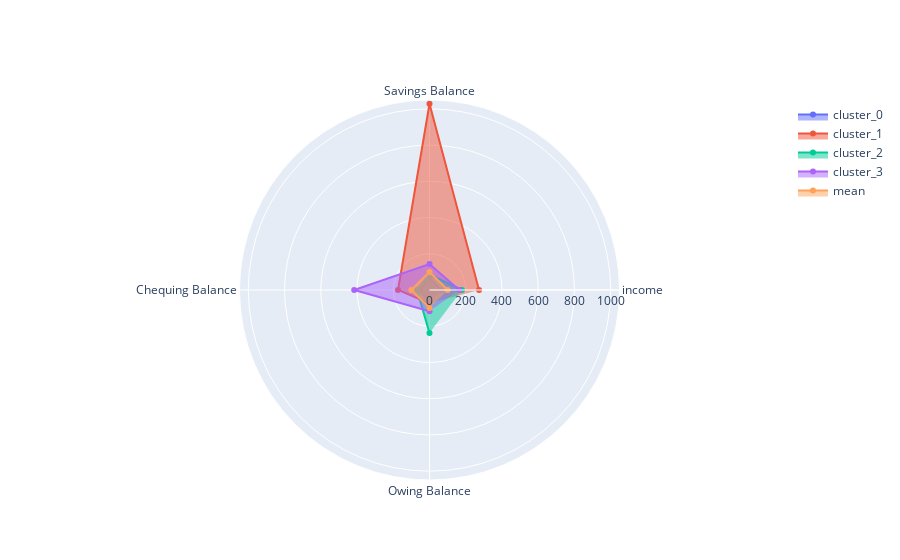

Source (notebook cell):
### Code cell
import plotly.graph_objects as go

scaled_df['cluster'] = KMeans(n_clusters=4, n_init=10).fit_predict(scaled_df)

scaled_df['cluster'].value_counts()

df_radar = scaled_df.groupby('cluster').mean().divide(scaled_df.drop('cluster',axis=1).mean())*100

def plot_radar_chart(df):
    data = []
    for i in range(0,len(df)):
        data.append(go.Scatterpolar(r = df.iloc[i].values,
                                    theta = df.iloc[i].index,
                                    name = f'cluster_{df.index[i]}',
                                    fill = 'toself'))
    # mean line
    data.append(go.Scatterpolar(r = [100]* df.shape[1],
                                theta= df.columns,
                                name = 'mean',
                                fill = 'toself'))
    layout = go.Layout(polar = dict(radialaxis = dict(visible = True)),
                       showlegend = True)
    fig = go.Figure(data = data, layout = layout)
    fig.show()
plot_radar_chart(df_radar)

### Figure 1 — Plotly figure (JSON) as saved in the notebook; plotly's stock layout.template omitted (floating-point values rounded to 4 significant figures)
{"data": [{"fill": "toself", "name": "cluster_0", "r": [65.72, 64.86, 54.74, 66.17], "theta": ["income", "Savings Balance", "Chequing Balance", "Owing Balance"], "type": "scatterpolar"}, {"fill": "toself", "name": "cluster_1", "r": [273.4, 1028.0, 173.8, 73.46], "theta": ["income", "Savings Balance", "Chequing Balance", "Owing Balance"], "type": "scatterpolar"}, {"fill": "toself", "name": "cluster_2", "r": [178.7, 86.56, 69.12, 237.8], "theta": ["income", "Savings Balance", "Chequing Balance", "Owing Balance"], "type": "scatterpolar"}, {"fill": "toself", "name": "cluster_3", "r": [164.2, 143.0, 415.5, 117.7], "theta": ["income", "Savings Balance", "Chequing Balance", "Owing Balance"], "type": "scatterpolar"}, {"fill": "toself", "name": "mean", "r": [100, 100, 100, 100], "theta": ["income", "Savings Balance", "Chequing Balance", "Owing Balance"], "type": "scatterpolar"}], "layout": {"autosize": true, "polar": {"angularaxis": {"type": "category"}, "radialaxis": {"autorange": true, "range": [0, 1057.0], "type": "linear", "visible": true}}, "showlegend": true}}
